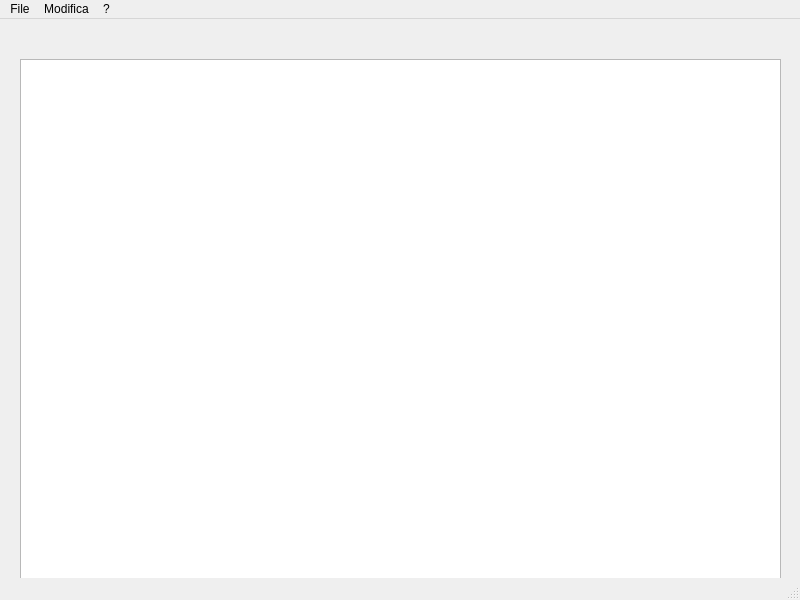
<?xml version="1.0" encoding="UTF-8"?>
<ui version="4.0">
 <class>MainWindow</class>
 <widget class="QMainWindow" name="MainWindow">
  <property name="geometry">
   <rect>
    <x>0</x>
    <y>0</y>
    <width>800</width>
    <height>600</height>
   </rect>
  </property>
  <property name="windowTitle">
   <string>MainWindow</string>
  </property>
  <widget class="QWidget" name="centralwidget">
   <widget class="QTextEdit" name="textEdit">
    <property name="geometry">
     <rect>
      <x>20</x>
      <y>40</y>
      <width>761</width>
      <height>521</height>
     </rect>
    </property>
   </widget>
  </widget>
  <widget class="QMenuBar" name="menubar">
   <property name="geometry">
    <rect>
     <x>0</x>
     <y>0</y>
     <width>800</width>
     <height>25</height>
    </rect>
   </property>
   <widget class="QMenu" name="menue">
    <property name="title">
     <string>File</string>
    </property>
    <addaction name="actionSalva"/>
    <addaction name="actionApri"/>
   </widget>
   <widget class="QMenu" name="menuModifica">
    <property name="title">
     <string>Modifica</string>
    </property>
    <widget class="QMenu" name="menuFont">
     <property name="title">
      <string>Font</string>
     </property>
     <addaction name="actionGrassetto"/>
     <addaction name="actionCorsivo"/>
    </widget>
    <addaction name="menuFont"/>
   </widget>
   <widget class="QMenu" name="menu">
    <property name="title">
     <string>?</string>
    </property>
    <addaction name="actionInfo"/>
   </widget>
   <addaction name="menue"/>
   <addaction name="menuModifica"/>
   <addaction name="menu"/>
  </widget>
  <widget class="QStatusBar" name="statusbar"/>
  <action name="actionSalva">
   <property name="icon">
    <iconset resource="risorse.qrc">
     <normaloff>:/icon/img/salva.png</normaloff>:/icon/img/salva.png</iconset>
   </property>
   <property name="text">
    <string>Salva</string>
   </property>
   <property name="shortcut">
    <string>Ctrl+S</string>
   </property>
  </action>
  <action name="actionApri">
   <property name="icon">
    <iconset resource="risorse.qrc">
     <normaloff>:/icon/img/apri.png</normaloff>:/icon/img/apri.png</iconset>
   </property>
   <property name="text">
    <string>Apri</string>
   </property>
   <property name="shortcut">
    <string>Ctrl+A</string>
   </property>
  </action>
  <action name="actionGrassetto">
   <property name="checkable">
    <bool>true</bool>
   </property>
   <property name="icon">
    <iconset>
     <normalon>:/icon/img/Grassetto.png</normalon>
    </iconset>
   </property>
   <property name="text">
    <string>Grassetto</string>
   </property>
   <property name="shortcut">
    <string>Ctrl+Alt+G</string>
   </property>
  </action>
  <action name="actionCorsivo">
   <property name="checkable">
    <bool>true</bool>
   </property>
   <property name="icon">
    <iconset resource="risorse.qrc">
     <normaloff>:/icon/img/corsivo.png</normaloff>:/icon/img/corsivo.png</iconset>
   </property>
   <property name="text">
    <string>Corsivo</string>
   </property>
   <property name="shortcut">
    <string>Ctrl+Alt+C</string>
   </property>
  </action>
  <action name="actionInfo">
   <property name="text">
    <string>Info</string>
   </property>
  </action>
 </widget>
 <resources>
  <include location="risorse.qrc"/>
 </resources>
 <connections/>
</ui>
